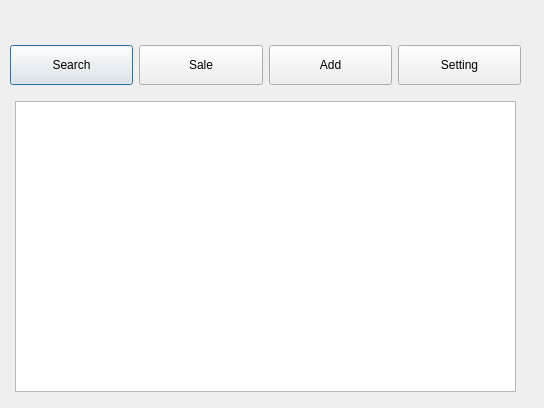
<?xml version="1.0" encoding="UTF-8"?>
<ui version="4.0">
 <class>Dialog</class>
 <widget class="QDialog" name="Dialog">
  <property name="geometry">
   <rect>
    <x>0</x>
    <y>0</y>
    <width>544</width>
    <height>408</height>
   </rect>
  </property>
  <property name="windowTitle">
   <string>Dialog</string>
  </property>
  <widget class="QWidget" name="">
   <property name="geometry">
    <rect>
     <x>10</x>
     <y>40</y>
     <width>511</width>
     <height>51</height>
    </rect>
   </property>
   <layout class="QHBoxLayout" name="horizontalLayout">
    <item>
     <widget class="QPushButton" name="pushButton">
      <property name="minimumSize">
       <size>
        <width>0</width>
        <height>40</height>
       </size>
      </property>
      <property name="maximumSize">
       <size>
        <width>16777215</width>
        <height>40</height>
       </size>
      </property>
      <property name="text">
       <string>Search</string>
      </property>
     </widget>
    </item>
    <item>
     <widget class="QPushButton" name="pushButton_3">
      <property name="minimumSize">
       <size>
        <width>0</width>
        <height>40</height>
       </size>
      </property>
      <property name="maximumSize">
       <size>
        <width>16777215</width>
        <height>40</height>
       </size>
      </property>
      <property name="text">
       <string>Sale</string>
      </property>
     </widget>
    </item>
    <item>
     <widget class="QPushButton" name="pushButton_2">
      <property name="minimumSize">
       <size>
        <width>0</width>
        <height>40</height>
       </size>
      </property>
      <property name="maximumSize">
       <size>
        <width>16777215</width>
        <height>40</height>
       </size>
      </property>
      <property name="text">
       <string>Add</string>
      </property>
     </widget>
    </item>
    <item>
     <widget class="QPushButton" name="pushButton_4">
      <property name="minimumSize">
       <size>
        <width>0</width>
        <height>40</height>
       </size>
      </property>
      <property name="maximumSize">
       <size>
        <width>16777215</width>
        <height>40</height>
       </size>
      </property>
      <property name="text">
       <string>Setting</string>
      </property>
     </widget>
    </item>
   </layout>
  </widget>
  <widget class="QTableWidget" name="tableWidget">
   <property name="geometry">
    <rect>
     <x>15</x>
     <y>101</y>
     <width>501</width>
     <height>291</height>
    </rect>
   </property>
  </widget>
 </widget>
 <resources/>
 <connections/>
</ui>
